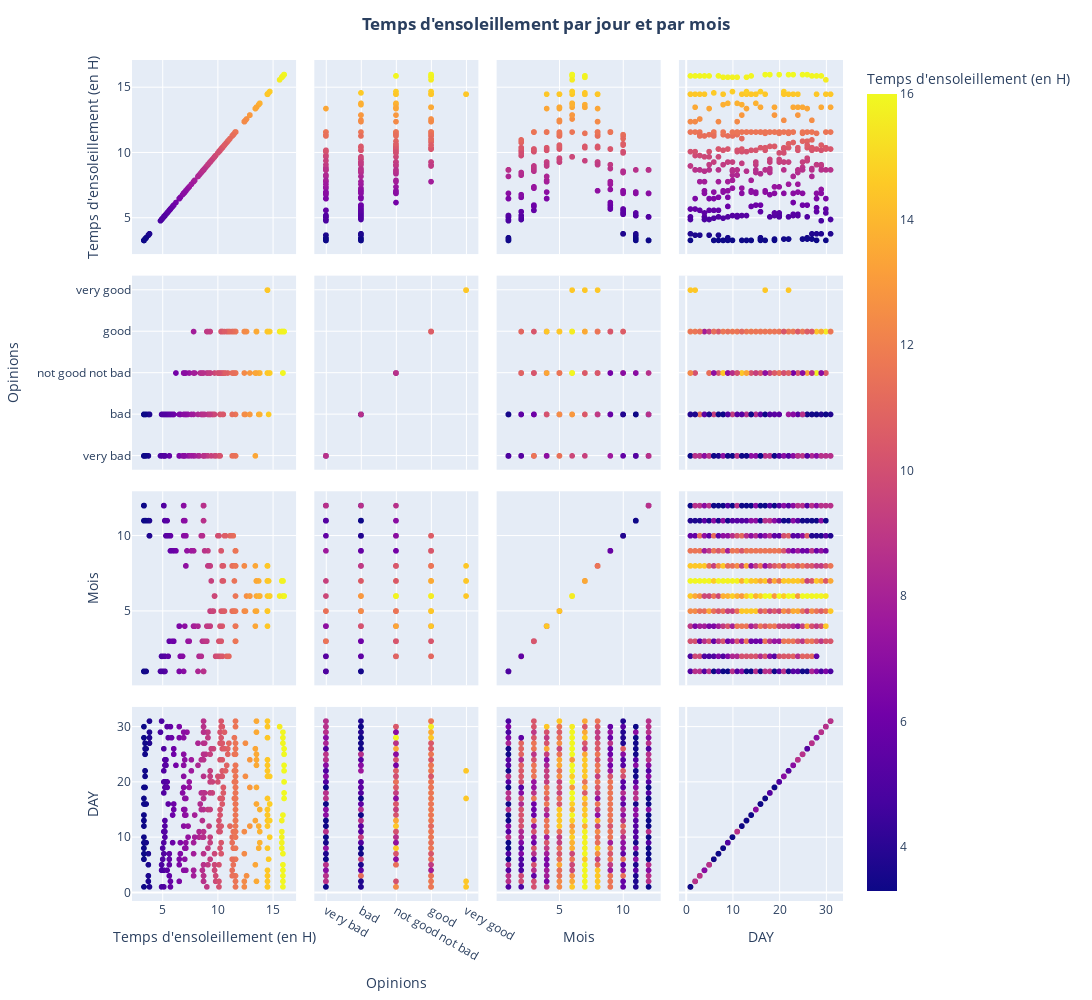

Notebook cell for this chart:
### Code cell
#graph

fig = px.scatter_matrix(data_frame = df_graph_pairplot,
                 
                 labels={'SUNHOUR':"Temps d'ensoleillement (en H)", 'MONTH':'Mois', 'OPINION':'Opinions'},
                 color='SUNHOUR'
                 )


fig.update_layout(title ="<b>Temps d'ensoleillement par jour et par mois<b>",
                  title_x = 0.5,
                  dragmode='select',
                  width=1100,
                  height=1000,
                  hovermode='closest')
fig.show()

### Figure 1 — Plotly figure (JSON) as saved in the notebook; plotly's stock layout.template omitted (floating-point values rounded to 4 significant figures; data arrays with more than 128 entries replaced by an {"elided": "..."} marker saying what was removed)
{"data": [{"dimensions": [{"axis": {"matches": true}, "label": "Temps d'ensoleillement (en H)", "values": {"elided": "365 float values"}}, {"axis": {"matches": true}, "label": "Opinions", "values": {"elided": "365 str values"}}, {"axis": {"matches": true}, "label": "Mois", "values": {"elided": "365 int values"}}, {"axis": {"matches": true}, "label": "DAY", "values": {"elided": "365 int values"}}], "hovertemplate": "%{xaxis.title.text}=%{x}<br>%{yaxis.title.text}=%{y}<br>Temps d'ensoleillement (en H)=%{marker.color}<extra></extra>", "legendgroup": "", "marker": {"color": {"elided": "365 float values"}, "coloraxis": "coloraxis", "symbol": "circle"}, "name": "", "showlegend": false, "type": "splom"}], "layout": {"coloraxis": {"colorbar": {"title": {"text": "Temps d'ensoleillement (en H)"}}, "colorscale": [[0, "#0d0887"], [0.1111, "#46039f"], [0.2222, "#7201a8"], [0.3333, "#9c179e"], [0.4444, "#bd3786"], [0.5556, "#d8576b"], [0.6667, "#ed7953"], [0.7778, "#fb9f3a"], [0.8889, "#fdca26"], [1, "#f0f921"]]}, "dragmode": "select", "height": 1000, "hovermode": "closest", "legend": {"tracegroupgap": 0}, "margin": {"t": 60}, "title": {"text": "<b>Temps d'ensoleillement par jour et par mois<b>", "x": 0.5}, "width": 1100}}
